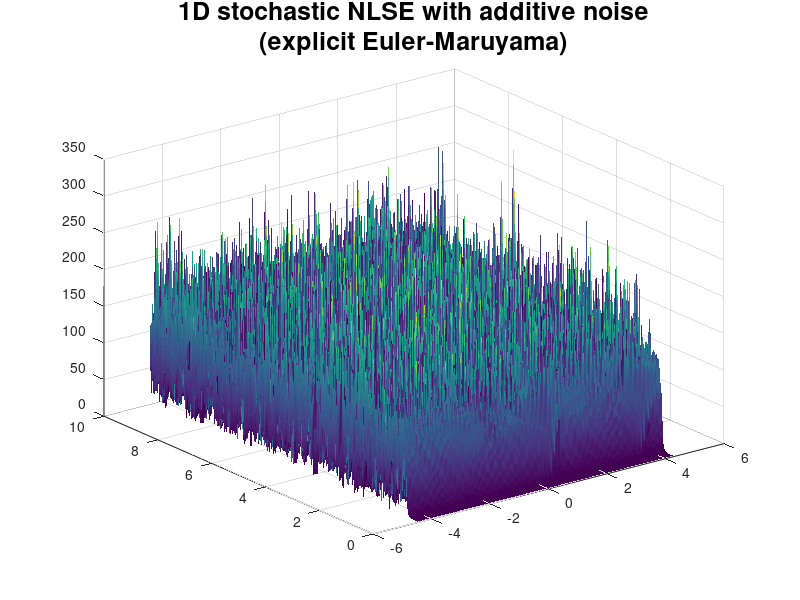

Write the MATLAB code that produced this figure. (Note: this script raises an error after producing the figure.)
clc; clear;
% This code simulates 1D stochastic NLSE using several numerical schemes,
% such as explicit, implicit (backward or midpoint) Euler-Maruyama schemes.

%% Explicit time stepping (Euler-Maruyama) 
% This is unstable even for small time step, e.g., dt=0.001.

% Parameters
L   = 2*sqrt(2)*pi;    % domain length
N   = 64;              % number of spatial points
dx  = L/N;             
x   = linspace(-L/2, L/2-dx, N)';  % spatial grid
T   = 10;              % final time
dt  = 0.001;           % time step
Nt  = round(T/dt);     % number of timesteps
t   = 0:dt:T;          % time
gam = 2;               % nonlinearity
sigma = 0.01;           % noise amplitude

% Initial condition
p0 = 0.5*(1 + 0.01*cos(2*pi*x/L));
q0 = zeros(N,1);

% Preallocate solution
P = zeros(N, Nt+1);
P(:,1) = p0;
Q = zeros(N, Nt+1);
Q(:,1) = q0;

% Laplacian operator (periodic)
e = ones(N,1);
Dxx = spdiags([e -2*e e], -1:1, N, N)/dx^2;
Dxx(1,N) = 1/dx^2; Dxx(N,1) = 1/dx^2;  % periodic BC

rng('default');  % for reproducibility
p = p0;
q = q0;
for n = 1:Nt
    % Laplacians
    Lp = Dxx*p;
    Lq = Dxx*q;
    
    % Nonlinear terms
    pmq = p.^2 + q.^2;
    
    % Generate additive noise
    dW1 = sqrt(dt)*randn(N,1);
    dW2 = sqrt(dt)*randn(N,1);
    
    % Explicit Euler-Maruyama update
    p = p - dt*(Lq + gam*pmq.*q) + sigma*dW1;
    q = q + dt*(Lp + gam*pmq.*p) + sigma*dW2;
    
    % Store
    P(:,n+1) = p;
    Q(:,n+1) = q;
end

% Compute |psi|^2
Psi2 = P.^2 + Q.^2;

% Plot
figure;
surf(x', t', Psi2', 'LineStyle', 'none');
title({'1D stochastic NLSE with additive noise', ...
       '(explicit Euler-Maruyama)'}, 'FontSize', 18);
xlabel('$x$', Interpreter='latex', FontSize=20);
ylabel('$t$', Interpreter='latex', FontSize=20);
zlabel('$|\psi|^2$', Interpreter='latex', FontSize=20);
colormap jet;
% shading interp;     % smooth surface
colorbarHandle = colorbar;
ylabel(colorbarHandle, '$|\psi|^2$', 'Interpreter','latex', 'FontSize',18);


%% Implicit (Crank-Nicolson) + Newton's method

T       = 100;           % final time
L       = 2*sqrt(2)*pi;  % domian length
N       = 64;              % number of spatial points
dx      = L/N;          % mesh width
dt      = 0.005;         % time step
x_grid  = -L/2:dx:L/2;   % grid points
t       = 0:dt:T;        % time points
Nt      = T/dt;
gam     = 2;

X = zeros(2*N, Nt);

% Initial conditions
psi0 = init(x_grid, N, L);
psi = psi0;

% IC snapshot
X(:,1) = psi;

% Noise amplitude - if this is very small, the solution looks similar to
% the deterministic case, but it too large the solution loses physical
% meaning (the solution will not look like solitons)
sigma = 0.01; 

BC_type = 'periodic';   % periodic, dirichlet, neumann          
for i = 1:Nt
    
    % Initial guess for Newton
    psi_next = psi; 

    if strcmpi(BC_type, 'dirichlet')
        t_n = t(i);
        [pL, pR, qL, qR] = BCfunction(t_n, T);
    end

    % Sample additive noise (complex)
    xi = randn(2*N, 1); % independent for p and q parts
    noise = sigma * sqrt(dt) * xi;

    % Newton iteration
    ci = 0;
    err = 1;
    
    while err > 1e-13

    % Force BCs at current iteration
    if strcmpi(BC_type, 'dirichlet')
        psi_next(1)   = pL;     % Set boundaries for psi_next
        psi_next(N)   = pR;
        psi_next(N+1) = qL;
        psi_next(N+N) = qR;
    end
    
    [fvec, J] = NLSE_solve(psi_next, psi, dx, dt, gam, N);
    % [fvec, J] = NLSE_solve_BC(psi_next, psi, dx, dt, gam, N, BC_type);
    % [fvec, J] = NLSE_solve_BC(psi_next, psi, dx, dt, gam, N, BC_type, pL, pR, qL, qR);

    
    % Include noise to residual (only to fvec, not to Jacobian)
    fvec = fvec - noise;
    
    % Update Newton
    psi_next = psi_next - (J \ fvec);
    ci = ci + 1;
    err = norm(fvec);
    if ci == 10
        err
        err = 0.5e-14;
    end

    end

    % Store solution
    X(:,i+1) = psi_next;
    psi = psi_next;
end

% %
P   = X(1:N, :);         % p snapshots
Q   = X(N+1:end, :);     % q snapshots
Psi = abs(P + Q*1j);     % |psi| snapshots
% 

% % Plotting the solution and energy
figure;
surf(x_grid(2:end)', t', (Psi(1:N,:).^2)','LineStyle','none')
title({'Stochastic 1D NLSE with additive noise', ...
       'implicit (CN) E-M Scheme'}, 'FontSize', 18);
xlabel('$x$', Interpreter='latex', FontSize=20);
ylabel('$t$', Interpreter='latex', FontSize=20);
zlabel('$|\psi|^2$', Interpreter='latex', FontSize=20);
colormap jet;
colorbarHandle = colorbar;
ylabel(colorbarHandle, '$|\psi|^2$', 'Interpreter','latex', 'FontSize',18);

%% Compute center-of-mass and its statistics for this run

% squared amplitude (mass/particle density)
rho = Psi.^2;        % |psi|^2 : size N x Nt+1

% total mass over time: integral [rho(x,t)]dx = \sum_i^N [rho_i] * deltax
Mt = sum(rho, 1) * dx;

% integral [x * rho(x,t)] dx
xrho = x .* rho;
xrho_sum = sum(xrho, 1) * dx;

% centre of mass over time
x_cm = xrho_sum ./ Mt;

% display
fprintf('Mean of center of mass: %g\n', mean(x_cm));
fprintf('Variance of center of mass: %g\n', var(x_cm));

% plots
figure;
plot(t(1:size(x_cm, 2)), x_cm, 'LineWidth', 1.2);
xlabel('t', 'FontSize', 20); ylabel('x_{CM}(t)', 'FontSize', 20);
title('Centre of mass over time', 'FontSize', 20);
ax = gca;
ax.FontSize = 15;

figure;
histogram(x_cm, 40);
xlabel('x_{CM}', 'FontSize', 20); ylabel('count', 'FontSize', 20);
ax = gca; ax.FontSize = 15;
title('Histogram of centre of mass over time', 'FontSize', 20);


%% Semi-implicit time stepping
% (implicit for linear drift term + explicit for nonlinear drift term)
% This becomes unstable for larger time step (dt = 0.005)
% and only stable for e.g. dt = 0.001

% Spatial parameters
Lx = 2*sqrt(2)*pi;
N  = 64;
dx = Lx / N;
x  = linspace(-Lx/2, Lx/2-dx, N)';  % spatial grid

% Temporal parameters
dt = 0.001;
Nt = 100000;
t  = (0:Nt)*dt;

% NLSE parameters
kappa = 2.0;
sigma = 0.05;

% Initial condition
A = 0.5;
psi = A * (1 + 0.01 * cos(2*pi*x/Lx));
psi = complex(psi, zeros(size(psi)));  % complex

% Store |psi|^2
X = zeros(N, Nt+1);
X(:,1) = abs(psi).^2;

% Laplacian operator (periodic BC)
e = ones(N,1);
Lop = spdiags([e -2*e e], -1:1, N, N) / dx^2;
% periodic wrap
Lop = full(Lop);
Lop(1,end) = 1/dx^2;
Lop(end,1) = 1/dx^2;
Lop = sparse(Lop);

% Implicit operator (precompute)
I = speye(N);
LHS = I - 1i*dt*Lop;  % constant

% Time-stepping
for n = 1:Nt
    % Nonlinear term (explicit)
    NL = 1i * kappa * dt * abs(psi).^2 .* psi;

    % Stochastic additive noise
    xi = randn(N,1) + 1i*randn(N,1);
    noise = -1i * sigma * sqrt(dt) * xi;

    % Right-hand side
    RHS = psi + NL + noise;

    % Solve linear system
    psi = LHS \ RHS;

    % Store solution
    X(:,n+1) = abs(psi).^2;
end

% Plot snapshots
plot_every = 100;
figure;
hold on;
for n = 1:plot_every:Nt+1
    plot(x, X(:,n));
end
xlabel('x');
ylabel('|psi|^2');
title('Stochastic 1D NLSE (additive noise)');
grid on;
hold off;

% Surf plot of |psi|^2
t_plot = t(1:plot_every:end); 
X_plot = X(:,1:plot_every:end);

figure;
surf(x, t_plot, X_plot', 'EdgeColor', 'none'); % transpose X for correct orientation
xlabel('$x$', Interpreter='latex', FontSize=20);
ylabel('$t$', Interpreter='latex', FontSize=20);
zlabel('$|\psi|^2$', Interpreter='latex', FontSize=20);
title({'Stochastic 1D NLSE with additive noise', ...
       'semi-implicit E-M + linear solver'}, 'FontSize', 18);
colormap jet;
view(2);   % view from top (optional, can remove for 3D view)
colorbar;


%% Fully implicit + Newton's method
% Treat both linear and nonlinear drift terms implicitly

T       = 100;           % final time
L       = 2*sqrt(2)*pi;  % domian length
N       = 64;            % number of spatial points
dx      = L/N;           % mesh width
dt      = 0.005;         % time step
x_grid  = -L/2:dx:L/2;   % grid points
t       = 0:dt:T;        % time points
Nt      = T/dt;
gam     = 2;

X = zeros(2*N, Nt);

% Initial conditions
psi0 = init(x_grid, N, L);
psi = psi0;

% IC snapshot
X(:,1) = psi;

sigma = 0.01; % noise amplitude

for i = 1:Nt
    % Initial guess for Newton
    psi_next = psi;

    % Sample additive noise (complex)
    xi = randn(2*N, 1); % independent for p and q parts
    noise = sigma * sqrt(dt) * xi;

    % Newton iteration
    ci = 0;
    err = 1;
    
    while err > 1e-13
        [fvec, J] = NLSE_solve_fully_implicit(psi_next, psi, dx, dt, gam, N);
        
        % Include noise to residual (only to fvec)
        fvec = fvec - noise;
        
        % Update Newton
        psi_next = psi_next - (J \ fvec);
        ci = ci + 1;
        err = norm(fvec);
        if ci == 10
            err
            err = 0.5e-14;
        end
    end

    % Store solution
    X(:,i+1) = psi_next;
    psi = psi_next;
end

% %
P   = X(1:N, :);         % p snapshots
Q   = X(N+1:end, :);     % q snapshots
Psi = abs(P + Q*1j);     % |psi| snapshots
% 

% % Plotting the solution and energy
figure;
surf(x_grid(2:end)', t', (Psi(1:N,:).^2)','LineStyle','none')
title({'Stochastic 1D NLSE with additive noise', ...
       'fully implicit E-M + Newtons method'}, 'FontSize', 18);
xlabel('$x$', Interpreter='latex', FontSize=20);
ylabel('$t$', Interpreter='latex', FontSize=20);
zlabel('$|\psi|^2$', Interpreter='latex', FontSize=20);
colormap jet;
colorbarHandle = colorbar;
ylabel(colorbarHandle, '$|\psi|^2$', 'Interpreter','latex', 'FontSize',18);


%%
clc; clear all;

% Parameters
Nx   = 2^6;                   % spatial points
Lx   = 2*sqrt(2)*pi;          % domain length
dx   = Lx / Nx;               
x    = linspace(-Lx/2, Lx/2-dx, Nx)'; % periodic grid

T    = 0.1;                   % final time
dt   = 0.001;                 
Nt   = round(T/dt);

kappa = 2.0;                  % NLSE nonlinearity
sigma = 0.01;                 % additive noise amplitude

% Initial condition
A = 0.5;
psi = A * (1 + 0.01*cos(2*pi*x/Lx));
psi = psi + 1i*zeros(size(psi));

% Storage
X = zeros(Nx, Nt+1);
X(:,1) = abs(psi).^2;

% Laplacian (periodic)
e = ones(Nx,1);
Lop = spdiags([e -2*e e], [-1 0 1], Nx, Nx)/dx^2;
Lop(1,end) = 1/dx^2;   % periodic BC
Lop(end,1) = 1/dx^2;

I = speye(Nx);

% CN operator
LHS = I - 1i*dt/2 * Lop;
RHS_Laplace = I + 1i*dt/2 * Lop;

% Time-stepping
for n = 1:Nt
    % Nonlinear term (explicit)
    NL = 1i * kappa * dt * abs(psi).^2 .* psi;
    
    % Additive noise
    xi = randn(Nx,1) + 1i*randn(Nx,1);
    noise = sigma * sqrt(dt) * xi;
    
    % Right-hand side
    RHS = RHS_Laplace * psi + NL + noise;
    
    % Solve implicit linear system
    psi = LHS \ RHS;
    
    % Store
    X(:,n+1) = abs(psi).^2;
end

% Plot surface
figure;
surf((0:Nx-1)*dx, (0:Nt)*dt, X', 'EdgeColor', 'none');
xlabel('x'); ylabel('t'); zlabel('|psi|^2');
title('Stochastic 1D NLSE (CN + additive noise)');
colormap jet;
view(2); colorbar;


%%
function [F, J] = NLSE_solve_fully_implicit(psi_next, psi, dx, dt, gam, N)

% psi_next and psi are in R^{2N} where:
% psi_next = [p_next; q_next], psi = [p; q].

% Split real & imaginary parts
p_next = psi_next(1:N);
q_next = psi_next(N+1:end);

p = psi(1:N);
q = psi(N+1:end);

% Laplacian matrix (periodic BC)
e = ones(N,1);
L = spdiags([e -2*e e], -1:1, N, N) / dx^2;
L(1,end) = 1/dx^2;
L(end,1) = 1/dx^2;

% Complex magnitude squared at time levels
abs2_next = p_next.^2 + q_next.^2;
abs2 = p.^2 + q.^2;

% CN residual (real form)
Fp = p_next - p + dt * ( (L*q_next + L*q)/2 ) ...
    + dt * gam * ( (abs2_next .* q_next + abs2 .* q)/2 );

Fq = q_next - q - dt * ( (L*p_next + L*p)/2 ) ...
    - dt * gam * ( (abs2_next .* p_next + abs2 .* p)/2 );

% Assemble residual
F = [Fp; Fq];

% ---- JACOBIAN ----
% Derivatives for nonlinearity: d(|psi|^2 psi)/d(p,q)
% For real form:
D11 = spdiags(gam*(2*p_next.*q_next), 0, N, N);
D22 = spdiags(gam*(2*p_next.*q_next), 0, N, N);
D12 = spdiags(gam*(3*q_next.^2 + p_next.^2), 0, N, N);
D21 = spdiags(-gam*(3*p_next.^2 + q_next.^2), 0, N, N);

% Linear blocks
A = speye(N) + dt/2 * (L);   % from p-equation wrt q
B = speye(N) - dt/2 * (L);   % from q-equation wrt p

% Jacobian in block matrix form:
% J = [ I  dt/2*(L + D11) ; -dt/2*(L + D22)   I ]
J = [ speye(N) + dt/2*D12 ,    dt/2*(L + D11);
     -dt/2*(L + D22)      ,  speye(N) + dt/2*D21 ];

end


%% Function for defining the initial conditions for NLSE problem
function [y0] = init(x_grid, N, L)
q0 = zeros(N,1);  % imag part
p0 = zeros(N,1);  % real part 
for j=1:1:N
    p0(j,1) = 0.5*(1+ (0.01*cos(2*pi*x_grid(j)/L)));
    q0(j,1) = 0;
end
y0=[p0; q0;];
end
%% Efficient Newton's iteration

function [fvec, J] = NLSE_solve(y_next, y_now, dx, dt, gam, N)
% Efficient residual and Jacobian for 1D NLSE implicit scheme
%
% Inputs:
% y_now, y_next : [2N x 1] real vectors [p; q]
% dx, dt, gam   : discretization, nonlinearity parameters
% N             : number of spatial grid points
%
% Output:
% fvec [2N x 1]  : nonlinear residual
% J    [2N x 2N] : Jacobian matrix

% ----------------------------------------
% Preallocate residual and Jacobian arrays
% ----------------------------------------
fvec = zeros(2*N, 1);
% sparse preallocation (each row ~6 nonzeros)
J = spalloc(2*N, 2*N, 12*N);   

% ------------------------------
% Split state into q and p parts
% ------------------------------
p_now  = y_now(1:N);
q_now  = y_now(N+1:end);
p_next = y_next(1:N);
q_next = y_next(N+1:end);

% -----------------------------------------------------
% Periodic extension (to avoid special boundary cases)
% -----------------------------------------------------
p_now_ext  = [p_now(end); p_now; p_now(1)];
q_now_ext  = [q_now(end); q_now; q_now(1)];
p_next_ext = [p_next(end); p_next; p_next(1)];
q_next_ext = [q_next(end); q_next; q_next(1)];

% -----------------------------------------------------
% Loop through all interior points (uniform treatment)
% -----------------------------------------------------
for i = 1:N
    % Local 3-point stencil indices (periodic wrap)
    idx = i + (0:2);  % maps to i-1, i, i+1 in extended arrays

    % Collect local triplets
    pk  = p_now_ext(idx);
    qk  = q_now_ext(idx);
    pk1 = p_next_ext(idx);
    qk1 = q_next_ext(idx);

    % Local nonlinear residual and Jacobian (2x6)
    [r, jac] = NLSE_eq_local(pk1, qk1, pk, qk, dx, dt, gam);
    % [r, jac] = NLSE_eq_local_BC(pk1, qk1, pk, qk, dx, dt, gam, 'dirichlet', i, N);
    % Fill global residual
    fvec(i)   = r(1);
    fvec(N+i) = r(2);

    % Indices for q and p in global system
    i_prev = mod(i-2, N) + 1; % i-1
    i_curr = i;               % i
    i_next = mod(i, N) + 1;   % i+1
    
    i_fill = [i_prev, i_curr, i_next, ...
                N+i_prev, N+i_curr, N+i_next];

    % Place local Jacobian into sparse global matrix
    J(i,   i_fill) = jac(1,:);
    J(N+i, i_fill) = jac(2,:);
end
end

%%
function [residual, jac] = NLSE_eq_local(pk1, qk1, pk, qk, dx, dt, gam)
% Local 3-point Crank–Nicolson (midpoint rule) for NLSE (real form)
%
% Inputs:
% qk1, pk1 : 3-point vectors at time n+1
% qk,  pk  : 3-point vectors at time n
%
% Outputs:
% residual : local residual vector (6 x 1) 
% jac      : local Jacobian matrix (2 x 6)
% --------------------------------------------

% Midpoint nonlinear term (Crank–Nicolson)
pmid = 0.5 * (pk(2) + pk1(2)); % midpoint over time at i
qmid = 0.5 * (qk(2) + qk1(2));
r2mid = qmid^2 + pmid^2;

% Laplacians (central difference)
dp_now  = (pk(1) - 2*pk(2) + pk(3)) / dx^2;
dq_now  = (qk(1) - 2*qk(2) + qk(3)) / dx^2;
dp_next = (pk1(1) - 2*pk1(2) + pk1(3)) / dx^2;
dq_next = (qk1(1) - 2*qk1(2) + qk1(3)) / dx^2;

% Crank–Nicolson (average Laplacian)
dp_avg = 0.5 * (dp_now + dp_next);
dq_avg = 0.5 * (dq_now + dq_next);

% --------------------------------------------
% Residuals (real and imaginary parts)
% --------------------------------------------
residual = [
    pk1(2) - pk(2) + dt * ( dq_avg + gam * r2mid * qmid );  % p-equation
    qk1(2) - qk(2) - dt * ( dp_avg + gam * r2mid * pmid )   % q-equation
];


% --------------------------------------------
% Analytical Jacobian (2x6)
% --------------------------------------------
deriv_Lap = [1, -2, 1] / (2*dx^2); % average of Laplacians over k, k+1

% partials of nonlinear term
% dr2_dpk1 = [0, pmid, 0]; 
% dr2_dqk1 = [0, qmid, 0];

% Initialization
jac = zeros(2,6);

% Row 1: derivative of p-residual
% dq_avg term → acts on q^{k+1}
jac(1,4:6) = dt * deriv_Lap;  
% nonlinear term wrt p^{k+1}
jac(1,2) = jac(1,2) + dt*gam*(2*pmid*qmid)/2;
% nonlinear term wrt q^{k+1}
jac(1,5) = jac(1,5) + dt*gam*(3*qmid^2 + pmid^2)/2;
% identity term
jac(1,2) = jac(1,2) + 1;

% Row 2: derivative of q-residual
% dp_avg term → acts on p^{n+1}
jac(2,1:3) = -dt * deriv_Lap;
% nonlinear term wrt p^{n+1}
jac(2,2) = jac(2,2) - dt*gam*(3*pmid^2 + qmid^2)/2;
% nonlinear term wrt q^{n+1}
jac(2,5) = jac(2,5) - dt*gam*(2*pmid*qmid)/2;
% identity term
jac(2,5) = jac(2,5) + 1;

end



%% Consider different boudary conditions
% function [fvec, J] = NLSE_solve_BC(y_next, y_now, dx, dt, gam, N, BCtype)
function [fvec, J] = NLSE_solve_BC(y_next, y_now, dx, dt, gam, N, BCtype, pL, pR, qL, qR)
% Efficient residual and Jacobian for 1D NLSE implicit scheme with BC option
%
% Inputs:
% y_now, y_next : [2N x 1] real vectors [p; q]
% dx, dt, gam   : discretization and nonlinearity parameters
% N             : number of spatial grid points
% BCtype        : 'periodic', 'dirichlet', 'neumann'
%
% Output:
% fvec [2N x 1]  : nonlinear residual
% J    [2N x 2N] : Jacobian matrix

fvec = zeros(2*N, 1);
J = spalloc(2*N, 2*N, 12*N);

% Split p and q
p_now  = y_now(1:N);
q_now  = y_now(N+1:end);
p_next = y_next(1:N);
q_next = y_next(N+1:end);

% ------------------------------
% Extend arrays based on BC
% ------------------------------
switch lower(BCtype)
    case 'periodic'
        % Periodic extension
        p_now_ext  = [p_now(end); p_now; p_now(1)];
        q_now_ext  = [q_now(end); q_now; q_now(1)];
        p_next_ext = [p_next(end); p_next; p_next(1)];
        q_next_ext = [q_next(end); q_next; q_next(1)];
        interior_nodes = 1:N;    % interior points
    case {'dirichlet', 'neumann'}
        % No extension, skip boundaries in loop
        p_now_ext  = p_now;
        q_now_ext  = q_now;
        p_next_ext = p_next;
        q_next_ext = q_next;
        interior_nodes = 2:N-1;  % interior points
    
    otherwise
        error('Unknown BC type: %s', BCtype);
end

% ------------------------------
% Loop over interior points
% ------------------------------
for i = interior_nodes
    switch lower(BCtype)
        case 'periodic'
            idx = i:i+2;   % maps to i-1, i, i+1 in extended arrays
        case {'dirichlet','neumann'}
            idx = i-1:i+1; % standard 3-point stencil
    end

    % Collect local triplets
    pk  = p_now_ext(idx);
    qk  = q_now_ext(idx);
    pk1 = p_next_ext(idx);
    qk1 = q_next_ext(idx);

    % Local nonlinear residual and Jacobian (2x6)
    % [r, jac] = NLSE_eq_local(pk1, qk1, pk, qk, dx, dt, gam);
    [r, jac] = NLSE_eq_local_BC(pk1, qk1, pk, qk, dx, dt, gam, BCtype, i, N);

    % Fill global residual
    fvec(i)   = r(1);
    fvec(N+i) = r(2);

    % Global Jacobian indices
    if strcmpi(BCtype, 'periodic')
        i_prev = mod(i-2, N) + 1;   % i-1
        i_curr = i;                 % i
        i_next = mod(i, N) + 1;     % i+1
    else
        i_prev = i-1;
        i_curr = i;
        i_next = i+1;
    end

    i_fill = [i_prev, i_curr, i_next, ...
                N+i_prev, N+i_curr, N+i_next];
    
    % Place local Jacobian into sparse global matrix
    J(i,   i_fill) = jac(1,:);
    J(N+i, i_fill) = jac(2,:);
end


% ---------------------------------------------------
% Impose boundary conditions for Dirichlet or Neumann
% ---------------------------------------------------
switch lower(BCtype)
    case 'dirichlet'
        boundaries = [1, N, N+1, 2*N];
        
        % fvec(boundaries) = [p_next(1); p_next(N); q_next(1); q_next(N)];
        
        fvec(boundaries) = [pL; pR; qL; qR];
        J(boundaries, :) = 0;        % zero out boundary rows
        J(1,1)=1; J(N,N)=1;          % Set diagonal to 1
        J(N+1,N+1)=1; J(2*N,2*N)=1;  % Set diagonal to 1

    case 'neumann'
        % one-sided differences already inside NLSE_eq_local if desired
        % or leave fvec = 0 for residual at boundaries
        boundaries = [1, N, N+1, 2*N];
        fvec(boundaries) = 0;  
        J(boundaries, :) = 0;
        J(1,1)=1;                % Set diagonal to 1
        J(N,N)=1;
        J(N+1,N+1)=1;
        J(2*N,2*N)=1;
end

end

%%
function [residual, jac] = NLSE_eq_local_BC(pk1, qk1, pk, qk, dx, dt, gam, BCtype, i, N)
% Local 3-point Crank–Nicolson (midpoint rule) for 1D NLSE (real form)
%
% Inputs:
% pk1, qk1 : 3-point vectors at time n+1 (center + neighbors)
% pk, qk   : 3-point vectors at time n
% BCtype   : 'periodic','dirichlet','neumann'
% i        : current global index
% N        : total number of grid points
%
% Outputs:
% residual : 2x1 vector
% jac      : 2x6 matrix

% Midpoint nonlinear term (Crank–Nicolson)
pmid = 0.5 * (pk(2) + pk1(2)); % midpoint at center
qmid = 0.5 * (qk(2) + qk1(2));
r2mid = pmid^2 + qmid^2;

% ---------------------------
% Laplacian (with BC handled)
% ---------------------------
switch lower(BCtype)
    case 'periodic'
        dp_now  = (pk(1) - 2*pk(2) + pk(3)) / dx^2;
        dq_now  = (qk(1) - 2*qk(2) + qk(3)) / dx^2;
        dp_next = (pk1(1) - 2*pk1(2) + pk1(3)) / dx^2;
        dq_next = (qk1(1) - 2*qk1(2) + qk1(3)) / dx^2;

    case 'dirichlet'
        % Dirichlet: u(0)=u(L)=0, center = pk(2)
        if i==1 || i==N
            % zero Laplacian at fixed boundaries
            dp_now=0; dq_now=0; dp_next=0; dq_next=0;       
        else
            dp_now  = (pk(1) - 2*pk(2) + pk(3)) / dx^2;
            dq_now  = (qk(1) - 2*qk(2) + qk(3)) / dx^2;
            dp_next = (pk1(1) - 2*pk1(2) + pk1(3)) / dx^2;
            dq_next = (qk1(1) - 2*qk1(2) + qk1(3)) / dx^2;
        end

    case 'neumann'
        % Neumann: u'(0)=u'(L)=0, use one-sided Laplacian at boundaries
        if i==1
            % % forward difference
            % dp_now  = ( -2*pk(2) + 2*pk(3) ) / dx^2;
            % dq_now  = ( -2*qk(2) + 2*qk(3) ) / dx^2;
            % dp_next = ( -2*pk1(2) + 2*pk1(3) ) / dx^2;
            % dq_next = ( -2*qk1(2) + 2*qk1(3) ) / dx^2;

            % Second-order forward differenc
            dp_now  = (-3*pk(2)+4*pk(3)-pk(4))/ (2*dx^2);
            dq_now  = (-3*qk(2)+4*qk(3)-qk(4))/ (2*dx^2);
            dp_next = (-3*pk1(2)+4*pk1(3)-pk1(4))/ (2*dx^2);
            dq_next = (-3*qk1(2)+4*qk1(3)-qk1(4))/ (2*dx^2);
        elseif i==N
            % % backward difference
            % dp_now  = ( 2*pk(1) - 2*pk(2) ) / dx^2;    
            % dq_now  = ( 2*qk(1) - 2*qk(2) ) / dx^2;
            % dp_next = ( 2*pk1(1) - 2*pk1(2) ) / dx^2;
            % dq_next = ( 2*qk1(1) - 2*qk1(2) ) / dx^2;
            % Second-order backward difference
            dp_now  = (-3*pk(2)+4*pk(1)-pk(0))/ (2*dx^2); % use pk(0)=pk(1)?
            dq_now  = (-3*qk(2)+4*qk(1)-qk(0))/ (2*dx^2);
            dp_next = (-3*pk1(2)+4*pk1(1)-pk1(0))/ (2*dx^2);
            dq_next = (-3*qk1(2)+4*qk1(1)-qk1(0))/ (2*dx^2);
        else
            dp_now  = (pk(1) - 2*pk(2) + pk(3)) / dx^2;
            dq_now  = (qk(1) - 2*qk(2) + qk(3)) / dx^2;
            dp_next = (pk1(1) - 2*pk1(2) + pk1(3)) / dx^2;
            dq_next = (qk1(1) - 2*qk1(2) + qk1(3)) / dx^2;
        end
end

dp_avg = 0.5*(dp_now + dp_next);
dq_avg = 0.5*(dq_now + dq_next);

% ----------
% Residuals
% ----------
residual = [
    pk1(2) - pk(2) + dt * ( dq_avg + gam * r2mid * qmid );  % p-equation
    qk1(2) - qk(2) - dt * ( dp_avg + gam * r2mid * pmid )   % q-equation
];

% -------------------------
% Analytical Jacobian (2x6)
% -------------------------
deriv_Lap = [1, -2, 1] / (2*dx^2); % average of Laplacians over k, k+1
jac = zeros(2,6);

% Row 1
jac(1,4:6) = dt*deriv_Lap;
jac(1,2) = jac(1,2) + dt*gam*(2*pmid*qmid)/2 + 1;
jac(1,5) = jac(1,5) + dt*gam*(3*qmid^2 + pmid^2)/2;

% Row 2
jac(2,1:3) = -dt*deriv_Lap;
jac(2,2) = jac(2,2) - dt*gam*(3*pmid^2 + qmid^2)/2;
jac(2,5) = jac(2,5) - dt*gam*(2*pmid*qmid)/2 + 1;

end


%% Define time-varying BCs
function [pL, pR, qL, qR] = BCfunction(t, T)
    pL = 10^-3*cos(2*pi*t/T);      % left boundary for p
    pR = 10^-3*sin(2*pi*t/T);      % right boundary for p
    qL = 0;                        % left boundary for q
    qR = 0;                        % right boundary for q
end
